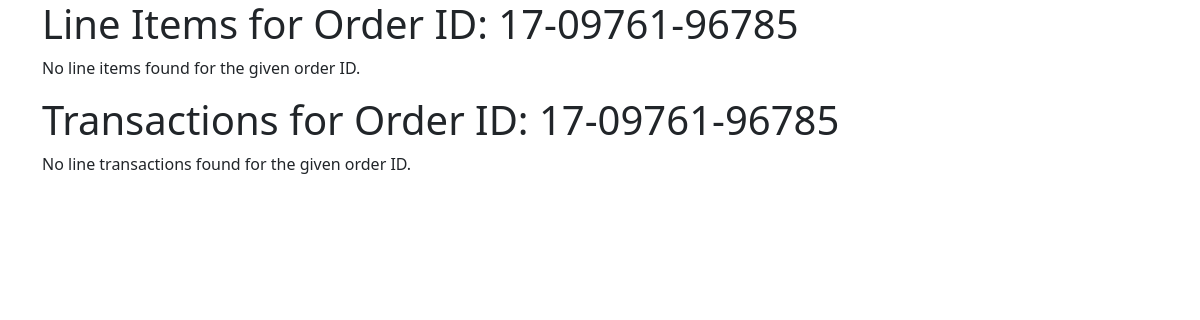
Before: /order_line_items/17-09761-96785 with the older database file.
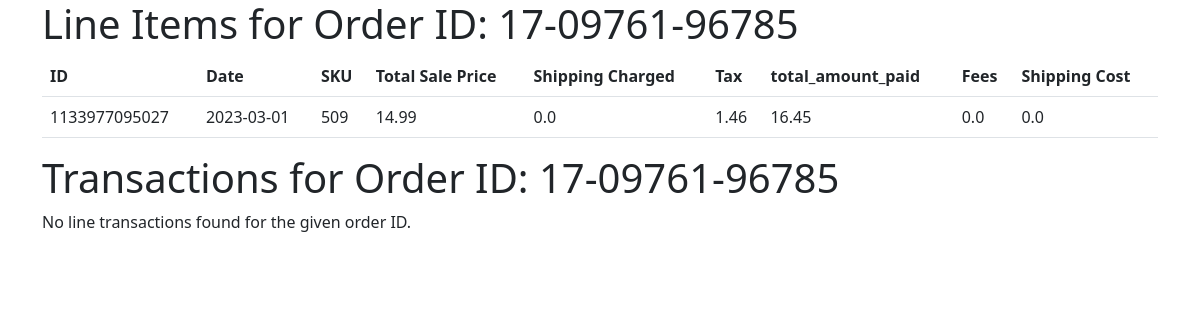
After: the same page with the newer database file.
### models.py (models this page shows)
class LineItem(db.Model):
    __tablename__ = 'line_items'
    id = db.Column(db.Integer, primary_key=True)
    line_item_id = db.Column(db.String, nullable=False, unique=True)
    transaction_date = db.Column(db.Date, nullable=False)
    sku = db.Column(db.String, default=None)
    shipping_cost = db.Column(db.Float, nullable=False, default=0.00)
    total_sale_price = db.Column(db.Float, nullable=False, default=0.00)
    shipping_charged = db.Column(db.Float, nullable=False, default=0.00)
    tax = db.Column(db.Float, nullable=False, default=0.00)
    total_amount_paid = db.Column(db.Float, nullable=False, default=0.00)
    fees = db.Column(db.Float, nullable=False, default=0.00)
    order_id = db.Column(db.String, db.ForeignKey('orders.order_id'), nullable=False)

### app.py (the view)
@app.route('/order_line_items/<order_id>')
def display_order_line_items(order_id):
    line_items = LineItem.query.filter_by(order_id=order_id).all()
    transactions = Transaction.query.filter_by(order_id=order_id).all()
    print(transactions)
    return render_template('display_order_line_items.html', line_items=line_items or [], transactions=transactions or [], order_id=order_id)

### templates/display_order_line_items.html
{% extends "base.html" %}
{% block content %}
    <h1>Line Items for Order ID: {{ order_id }}</h1>
    {% if line_items %}
        <table class="table">
            <thead>
                <tr>
                    <th scope="col">ID</th>
                    <th scope="col">Date</th>
                    <th scope="col">SKU</th>
                    <th scope="col">Total Sale Price</th>
                    <th scope="col">Shipping Charged</th>
                    <th scope="col">Tax</th>
                    <th scope="col">total_amount_paid</th>
                    <th scope="col">Fees</th>
                    <th scope="col">Shipping Cost</th>
                </tr>
            </thead>
            <tbody>
                {% for line_item in line_items %}
                    <tr>
                        <td>{{ line_item.line_item_id }}</td>
                        <td>{{ line_item.transaction_date }}</td>
                        <td>{{ line_item.sku }}</td>
                        <td>{{ line_item.total_sale_price }}</td>
                        <td>{{ line_item.shipping_charged }}</td>
                        <td>{{ line_item.tax }}</td>
                        <td>{{ line_item.total_amount_paid }}</td>
                        <td>{{ line_item.fees }}</td>
                        <td>{{ line_item.shipping_cost }}</td>
                    </tr>
                {% endfor %}
            </tbody>
        </table>
    {% else %}
        <p>No line items found for the given order ID.</p>
    {% endif %}
    <h1> Transactions for Order ID: {{ order_id }}</h1>
    {% if transactions %}
        <table class="table">
            <thead>
                <tr>
                    <th scope="col">ID</th>
                    <th scope="col">Date</th>
                    <th scope="col">Type</th>
                    <th scope="col">Amount</th>
                    <th scope="col">Booking_Entry</th>
                </tr>
            </thead>
            <tbody>
                {% for transaction in transactions %}
                    <tr>
                        <td>{{ transaction.transaction_id }}</td>
                        <td>{{ transaction.transaction_date }}</td>
                        <td>{{ transaction.transaction_type }}</td>
                        <td>{{ transaction.amount }}</td>
                        <td>{{ transaction.booking_entry }}</td>
                    </tr>
                {% endfor %}
            </tbody>
        </table>
    {% else %}
        <p>No line transactions found for the given order ID.</p>
    {% endif %}
{% endblock %}

### templates/base.html (shortened to what this page needs)
<!doctype html>
<html lang="en">
  <head>
    <link href="https://cdn.jsdelivr.net/npm/bootstrap@5.3.0-alpha1/dist/css/bootstrap.min.css" rel="stylesheet">
  </head>
  <body>
    <div class="container">
        {% block content %}
        {% endblock %}
    </div>
  </body>
</html>

Changed rows visible on the page:
added LineItem: line_item_id "1133977095027", transaction_date "2023-03-01", sku "509", total_sale_price "14.99", shipping_charged "0.0", tax "1.46", total_amount_paid "16.45", fees "0.0", shipping_cost "0.0"
Other visible differences:
text no longer shown: "No line items found for the given order ID."
text now shown: "ID Date SKU Total Sale Price Shipping Charged Tax total_amount_paid Fees Shipping Cost"
